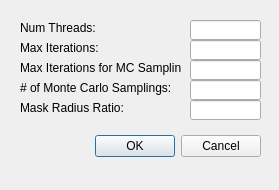
<?xml version="1.0" encoding="UTF-8"?>
<ui version="4.0">
 <class>OptionsWindow</class>
 <widget class="QDialog" name="Dialog">
  <property name="geometry">
   <rect>
    <x>0</x>
    <y>0</y>
    <width>279</width>
    <height>190</height>
   </rect>
  </property>
  <property name="windowTitle">
   <string>Options</string>
  </property>
  <widget class="QWidget" name="layoutWidget">
   <property name="geometry">
    <rect>
     <x>20</x>
     <y>130</y>
     <width>241</width>
     <height>33</height>
    </rect>
   </property>
   <layout class="QHBoxLayout">
    <property name="spacing">
     <number>6</number>
    </property>
    <property name="leftMargin">
     <number>0</number>
    </property>
    <property name="topMargin">
     <number>0</number>
    </property>
    <property name="rightMargin">
     <number>0</number>
    </property>
    <property name="bottomMargin">
     <number>0</number>
    </property>
    <item>
     <spacer>
      <property name="orientation">
       <enum>Qt::Horizontal</enum>
      </property>
      <property name="sizeHint" stdset="0">
       <size>
        <width>131</width>
        <height>31</height>
       </size>
      </property>
     </spacer>
    </item>
    <item>
     <widget class="QPushButton" name="okButton">
      <property name="text">
       <string>OK</string>
      </property>
     </widget>
    </item>
    <item>
     <widget class="QPushButton" name="cancelButton">
      <property name="text">
       <string>Cancel</string>
      </property>
     </widget>
    </item>
   </layout>
  </widget>
  <widget class="QLineEdit" name="lineEditMaxIterations">
   <property name="geometry">
    <rect>
     <x>190</x>
     <y>40</y>
     <width>71</width>
     <height>20</height>
    </rect>
   </property>
  </widget>
  <widget class="QLabel" name="label">
   <property name="geometry">
    <rect>
     <x>20</x>
     <y>40</y>
     <width>91</width>
     <height>16</height>
    </rect>
   </property>
   <property name="text">
    <string>Max Iterations:</string>
   </property>
  </widget>
  <widget class="QLabel" name="label_2">
   <property name="geometry">
    <rect>
     <x>20</x>
     <y>60</y>
     <width>161</width>
     <height>16</height>
    </rect>
   </property>
   <property name="text">
    <string>Max Iterations for MC Sampling:</string>
   </property>
  </widget>
  <widget class="QLineEdit" name="lineEditMaxIterationsForMCSampling">
   <property name="geometry">
    <rect>
     <x>190</x>
     <y>60</y>
     <width>71</width>
     <height>20</height>
    </rect>
   </property>
  </widget>
  <widget class="QLabel" name="label_3">
   <property name="geometry">
    <rect>
     <x>20</x>
     <y>80</y>
     <width>161</width>
     <height>16</height>
    </rect>
   </property>
   <property name="text">
    <string># of Monte Carlo Samplings:</string>
   </property>
  </widget>
  <widget class="QLineEdit" name="lineEditNumMonteCarloSamplings">
   <property name="geometry">
    <rect>
     <x>190</x>
     <y>80</y>
     <width>71</width>
     <height>20</height>
    </rect>
   </property>
  </widget>
  <widget class="QLabel" name="label_5">
   <property name="geometry">
    <rect>
     <x>20</x>
     <y>100</y>
     <width>161</width>
     <height>16</height>
    </rect>
   </property>
   <property name="text">
    <string>Mask Radius Ratio:</string>
   </property>
  </widget>
  <widget class="QLineEdit" name="lineEditMaskRadiusRatio">
   <property name="geometry">
    <rect>
     <x>190</x>
     <y>100</y>
     <width>71</width>
     <height>20</height>
    </rect>
   </property>
  </widget>
  <widget class="QLineEdit" name="lineEditNThreads">
   <property name="geometry">
    <rect>
     <x>190</x>
     <y>20</y>
     <width>71</width>
     <height>20</height>
    </rect>
   </property>
  </widget>
  <widget class="QLabel" name="label_4">
   <property name="geometry">
    <rect>
     <x>20</x>
     <y>20</y>
     <width>91</width>
     <height>16</height>
    </rect>
   </property>
   <property name="text">
    <string>Num Threads:</string>
   </property>
  </widget>
 </widget>
 <resources/>
 <connections>
  <connection>
   <sender>okButton</sender>
   <signal>clicked()</signal>
   <receiver>Dialog</receiver>
   <slot>accept()</slot>
   <hints>
    <hint type="sourcelabel">
     <x>278</x>
     <y>253</y>
    </hint>
    <hint type="destinationlabel">
     <x>96</x>
     <y>254</y>
    </hint>
   </hints>
  </connection>
  <connection>
   <sender>cancelButton</sender>
   <signal>clicked()</signal>
   <receiver>Dialog</receiver>
   <slot>reject()</slot>
   <hints>
    <hint type="sourcelabel">
     <x>369</x>
     <y>253</y>
    </hint>
    <hint type="destinationlabel">
     <x>179</x>
     <y>282</y>
    </hint>
   </hints>
  </connection>
 </connections>
</ui>
